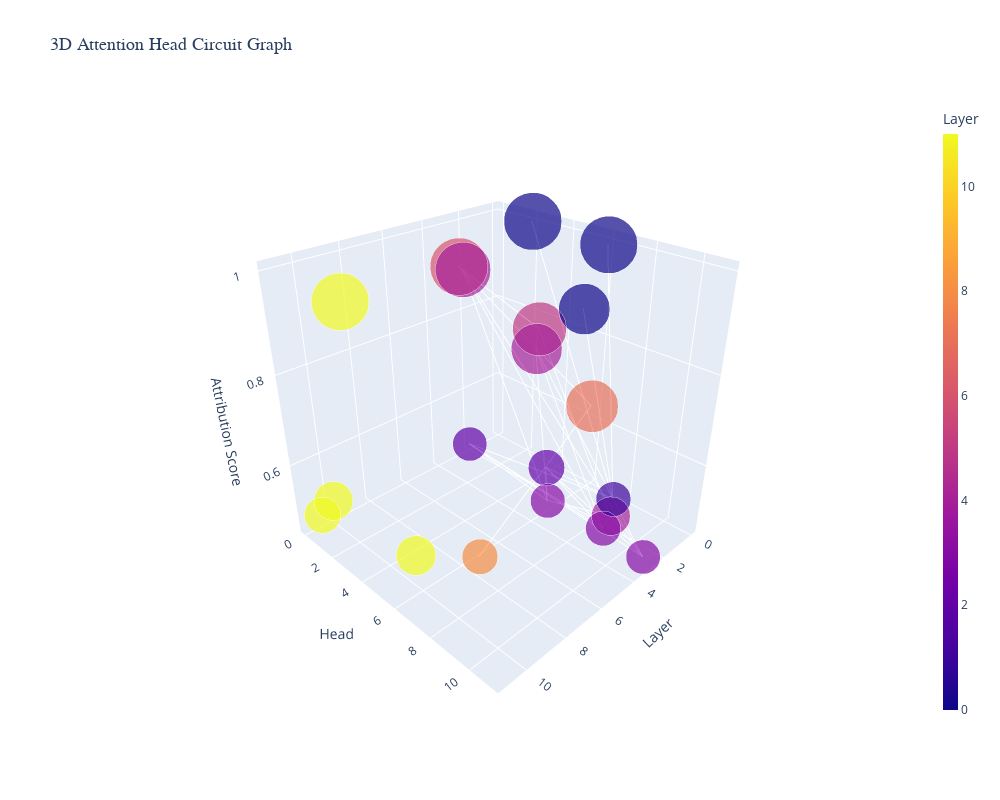

The cell this chart's notebook holds for it:
### Code cell
circuit_fig = create_3d_circuit_graph(top_heads, top_k=20, connection_threshold=0.3)
circuit_fig.show()
circuit_fig.write_html('../outputs/05_circuit_graph.html')

### Figure 1 — Plotly figure (JSON) as saved in the notebook; plotly's stock layout.template omitted (floating-point values rounded to 4 significant figures)
{"data": [{"hoverinfo": "skip", "line": {"color": "rgba(125, 125, 125, 0.3)", "width": 2}, "mode": "lines", "showlegend": false, "type": "scatter3d", "x": [0, 1, null, 6, 7, null, 0, 1, null, 4, 5, null, 5, 6, null, 7, 8, null, 0, 1, null, 4, 5, null, 4, 5, null, 2, 3, null, 2, 3, null, 2, 3, null, 3, 4, null, 3, 4, null, 3, 4, null, 1, 2, null, 1, 2, null, 3, 4, null, 3, 4, null, 3, 4, null, 3, 4, null, 3, 4, null, 3, 4, null, 2, 3, null, 2, 3, null, 2, 3, null], "y": [2, 8, null, 4, 11, null, 6, 8, null, 2, 7, null, 7, 4, null, 11, 7, null, 5, 8, null, 6, 7, null, 10, 7, null, 5, 9, null, 5, 6, null, 5, 11, null, 9, 2, null, 9, 6, null, 9, 10, null, 8, 5, null, 8, 0, null, 6, 2, null, 6, 6, null, 6, 10, null, 11, 2, null, 11, 6, null, 11, 10, null, 0, 9, null, 0, 6, null, 0, 11, null], "z": [0.9998, 0.4684, null, 0.9971, 0.8733, null, 0.9931, 0.4684, null, 0.9433, 0.909, null, 0.909, 0.9971, null, 0.8733, 0.4895, null, 0.8471, 0.4684, null, 0.8384, 0.909, null, 0.5581, 0.909, null, 0.5022, 0.4726, null, 0.5022, 0.4639, null, 0.5022, 0.4587, null, 0.4726, 0.9433, null, 0.4726, 0.8384, null, 0.4726, 0.5581, null, 0.4684, 0.5022, null, 0.4684, 0.4534, null, 0.4639, 0.9433, null, 0.4639, 0.8384, null, 0.4639, 0.5581, null, 0.4587, 0.9433, null, 0.4587, 0.8384, null, 0.4587, 0.5581, null, 0.4534, 0.4726, null, 0.4534, 0.4639, null, 0.4534, 0.4587, null]}, {"hoverinfo": "text", "marker": {"color": [11, 0, 6, 0, 4, 5, 7, 0, 4, 11, 11, 4, 11, 2, 8, 3, 1, 3, 3, 2], "colorbar": {"thickness": 15, "title": {"text": "Layer"}}, "colorscale": [[0, "#0d0887"], [0.1111, "#46039f"], [0.2222, "#7201a8"], [0.3333, "#9c179e"], [0.4444, "#bd3786"], [0.5556, "#d8576b"], [0.6667, "#ed7953"], [0.7778, "#fb9f3a"], [0.8889, "#fdca26"], [1, "#f0f921"]], "line": {"color": "white", "width": 0.5}, "showscale": true, "size": [40.0, 40.0, 39.91, 39.79, 38.3, 37.27, 36.2, 35.41, 35.15, 27.47, 27.02, 26.74, 25.19, 25.07, 24.68, 24.18, 24.05, 23.92, 23.76, 23.6]}, "mode": "markers", "name": "Attention Heads", "text": ["L11_H4<br>Score: 1.000", "L0_H2<br>Score: 1.000", "L6_H4<br>Score: 0.997", "L0_H6<br>Score: 0.993", "L4_H2<br>Score: 0.943", "L5_H7<br>Score: 0.909", "L7_H11<br>Score: 0.873", "L0_H5<br>Score: 0.847", "L4_H6<br>Score: 0.838", "L11_H7<br>Score: 0.582", "L11_H2<br>Score: 0.567", "L4_H10<br>Score: 0.558", "L11_H1<br>Score: 0.506", "L2_H5<br>Score: 0.502", "L8_H7<br>Score: 0.489", "L3_H9<br>Score: 0.473", "L1_H8<br>Score: 0.468", "L3_H6<br>Score: 0.464", "L3_H11<br>Score: 0.459", "L2_H0<br>Score: 0.453"], "type": "scatter3d", "x": [11, 0, 6, 0, 4, 5, 7, 0, 4, 11, 11, 4, 11, 2, 8, 3, 1, 3, 3, 2], "y": [4, 2, 4, 6, 2, 7, 11, 5, 6, 7, 2, 10, 1, 5, 7, 9, 8, 6, 11, 0], "z": [1.0, 0.9998, 0.9971, 0.9931, 0.9433, 0.909, 0.8733, 0.8471, 0.8384, 0.5824, 0.5673, 0.5581, 0.5063, 0.5022, 0.4895, 0.4726, 0.4684, 0.4639, 0.4587, 0.4534]}], "layout": {"height": 800, "paper_bgcolor": "white", "scene": {"bgcolor": "white", "camera": {"eye": {"x": 1.5, "y": 1.5, "z": 1.2}}, "xaxis": {"title": {"text": "Layer"}}, "yaxis": {"title": {"text": "Head"}}, "zaxis": {"title": {"text": "Attribution Score"}}}, "showlegend": false, "title": {"font": {"family": "Arial Black", "size": 18}, "text": "3D Attention Head Circuit Graph"}, "width": 1000}}
